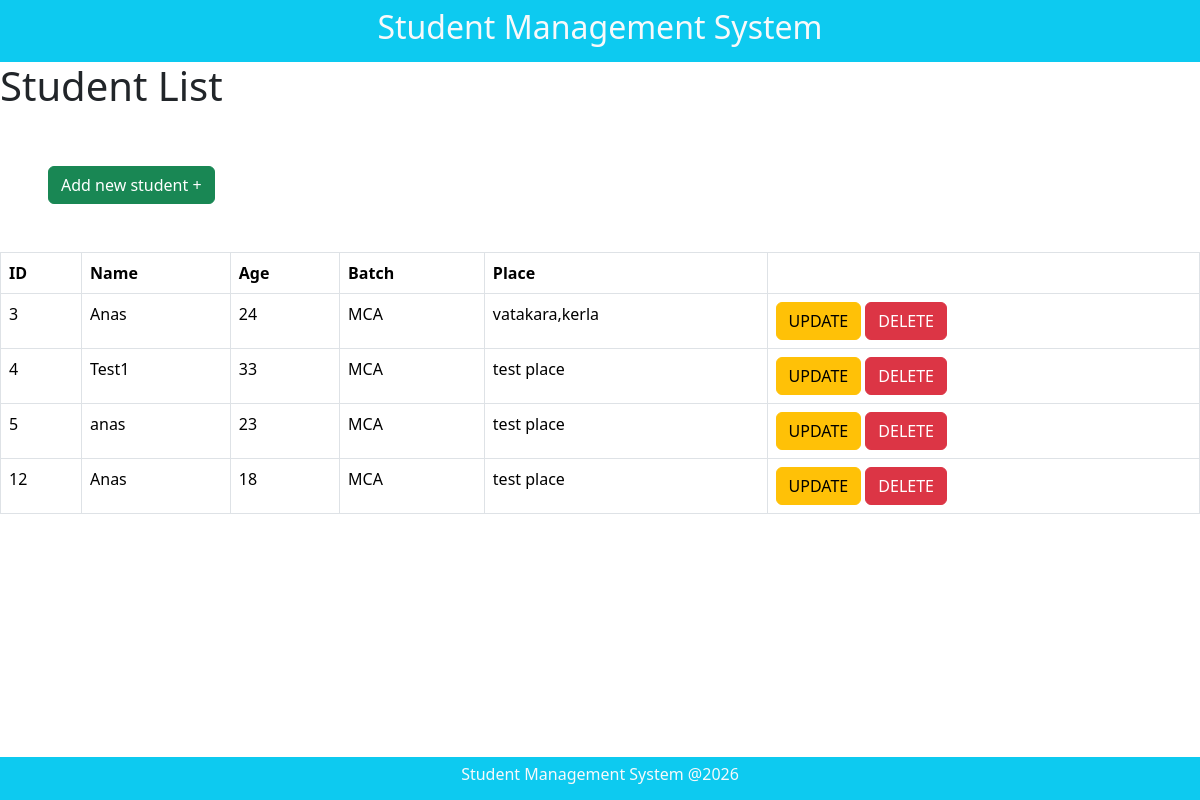
Page /teacher/list on the earlier database version.
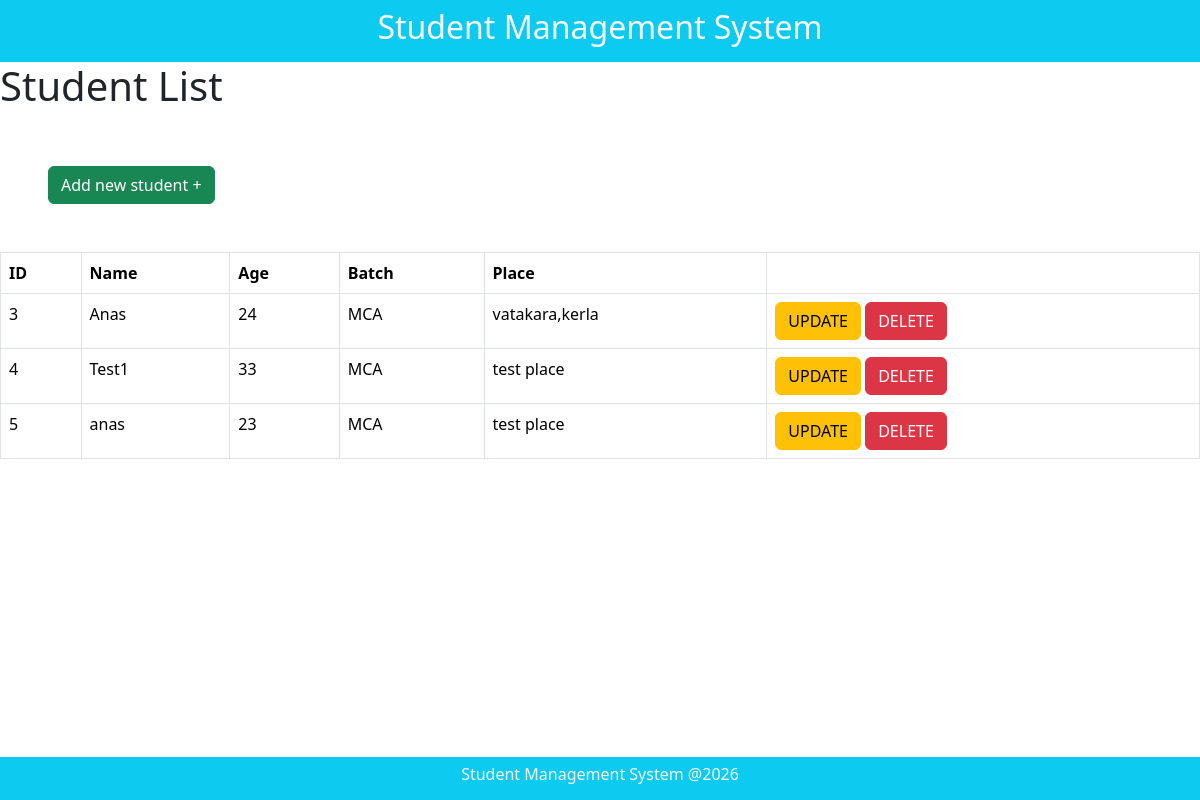
Same page on the later database version.
### teacher/models.py (models this page shows)
class StudentList(models.Model):
    name = models.CharField(max_length=100)
    age = models.IntegerField()
    batch = models.CharField(max_length=50)
    place = models.CharField(max_length=100)

### teacher/views.py (the view)
# urls.py: path('list',studentListView.as_view(),name="slist"),
class studentListView(View):
    def get(self,req):
        qso = StudentList.objects.all()
        return render(req,"studentlist.html",{'studentlist':qso})

### teacher/templates/studentlist.html (shortened to what this page needs)
<!doctype html>
<html lang="en" data-bs-theme="light">
<head>
    <link href="https://cdn.jsdelivr.net/npm/bootstrap@5.3.8/dist/css/bootstrap.min.css" rel="stylesheet"
 />
</head>
<body>
    <header class="bg-info text-light p-2 text-center">
        <h2>Student Management System</h2>
    </header>
    <h1>Student List</h1>
    <a href="{% url 'sadd' %}" class="btn btn-success m-5">Add new student +</a>
    <table class="table table-bordered">
        <thead>
            <tr>
                <th>ID</th>
                <th>Name</th>
                <th>Age</th>
                <th>Batch</th>
                <th>Place</th>
                <th></th>
            </tr>
        </thead>
        <tbody>
            {% for i in studentlist %}
            <tr>
                <td>{{i.id}}</td>
                <td>{{i.name}}</td>
                <td>{{i.age}}</td>
                <td>{{i.batch}}</td>
                <td>{{i.place}}</td>
                <td>
                    <a class="btn btn-warning" href="{% url 'sedit' i.id %}">UPDATE</a>
                    <a class="btn btn-danger" href="{% url 'sdelete' i.id %}">DELETE</a>
                </td>
            </tr>
            {% endfor %}
        </tbody>
    </table>
    <footer class="bg-info text-light p-2 text-center fixed-bottom">
        <h6>Student Management System @2026</h6>
    </footer>
</body>
</html>

Differences in the rows shown:
removed StudentList: id "12", name "Anas", age "18", batch "MCA", place "test place"
